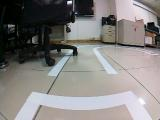
#> input picture 148_cam_image_array_.jpg, 160 x 120 px
$ python -i stop_obstacle.py   (imports and definitions only)
#> lines starting #> are read from the running program, lines starting #| are printed output that depends on the picture; after the words box and inside, x2 and y2 are one past the last pixel; in counts of white or black regions, pixels touching at a corner belong together
#> further down, picture is the input picture: shape (120, 160, 3); mean B, G, R 127, 128.9, 131.7
"""
使用即時影像測試是否能判斷障礙物
"""
import cv2
import numpy as np
import time
from donkeycar.parts.camera import PiCamera

def stop_obstacle(image):
    height, width, _ = image.shape
#> height = 120; width = 160
    top_crop = int(height * 0.3)
#> top_crop = 36
    bottom_crop = int(height * 0.9)
#> bottom_crop = 108
    left_crop = int(width * 0.3)
#> left_crop = 48
    right_crop = int(width * 0.7)
#> right_crop = 112

    # 裁剪圖像
    cropped_image = image[top_crop:bottom_crop, left_crop:right_crop]
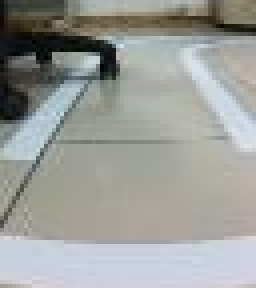
#> cropped_image: shape (72, 64, 3) (shown 4 times larger); mean B, G, R 154.1, 158, 155.8

    gray = cv2.cvtColor(cropped_image, cv2.COLOR_BGR2GRAY)
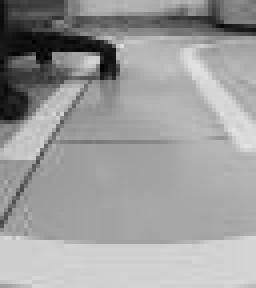
#> gray: shape (72, 64) (shown 4 times larger); min 1, max 228, mean 156.9
    _, binary = cv2.threshold(gray, 127, 255, cv2.THRESH_BINARY)
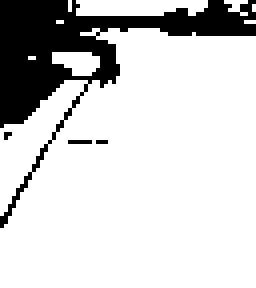
#> binary: shape (72, 64) (shown 4 times larger); 81.6% white; 4 black regions (3 under 20 px), largest, box (x1, y1, x2, y2) and area: (0, 0, 64, 57) 835

    # 反轉二值化圖像
    binary_inv = cv2.bitwise_not(binary)
#> binary_inv: shape (72, 64); 18.4% white; 4 white regions (3 under 20 px)

    # 找出反轉後的輪廓
    contours, hierarchy = cv2.findContours(binary_inv, cv2.RETR_TREE, cv2.CHAIN_APPROX_SIMPLE)
#> contours = 9 contours, 7 with area under 20; largest, box (x1, y1, x2, y2) and area: (0, 0, 64, 57) 763, (12, 12, 26, 20) 68

    # 在裁剪區域上繪製編號
    for i, contour in enumerate(contours):
        # 找到最大的輪廓
        largest_contour = max(contours, key=cv2.contourArea)

        # 計算最大的輪廓的面積
        largest_contour_area = cv2.contourArea(largest_contour)

        print(f"輪廓編號: 1, 輪廓大小: {largest_contour_area}")

        # 繪製最大的輪廓
        cv2.drawContours(cropped_image, [largest_contour], -1, (0, 255, 0), 2)

        # 計算最大的輪廓的中心
        M = cv2.moments(largest_contour)
        if M["m00"] != 0:
            cX = int(M["m10"] / M["m00"])
            cY = int(M["m01"] / M["m00"])
        else:
            cX, cY = 0, 0

        # 繪製編號
        cv2.putText(cropped_image, "1", (cX, cY), cv2.FONT_HERSHEY_SIMPLEX, 0.5, (255, 0, 0), 2)
#> this loop made 9 passes
#> contour on passes 1 to 3: [[24, 35], [26, 35]], [[17, 35], [22, 35]], [[1, 33], [1, 34], [2, 33]]
#| 輪廓編號: 1, 輪廓大小: 763.0
#| 輪廓編號: 1, 輪廓大小: 763.0
#| 輪廓編號: 1, 輪廓大小: 763.0
#| 輪廓編號: 1, 輪廓大小: 763.0
#| 輪廓編號: 1, 輪廓大小: 763.0
#| 輪廓編號: 1, 輪廓大小: 763.0
#| 輪廓編號: 1, 輪廓大小: 763.0
#| 輪廓編號: 1, 輪廓大小: 763.0
#> (further printed lines are left out)
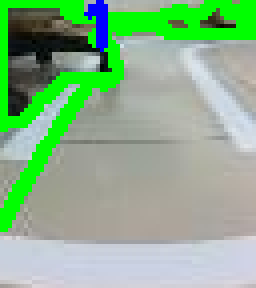
#> cropped_image: shape (72, 64, 3) (shown 4 times larger); 16.17% of pixels changed, all inside (x1, y1, x2, y2) = (0, 0, 64, 58)

    # 在原圖像上顯示裁剪區域的輪廓
    image[top_crop:bottom_crop, left_crop:right_crop] = cropped_image
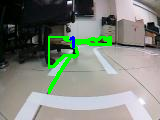
#> image: shape (120, 160, 3); mean B, G, R 123.6, 133.8, 127.4

    return binary, image

    # # 畫出所有輪廓
    # cv2.drawContours(cropped_image, contours, -1, (0, 255, 0), 2)

    # # 在原圖像上顯示裁剪區域的輪廓
    # image[top_crop:bottom_crop, :] = cropped_image

    # return binary, image


    """
    gray = cv2.cvtColor(image, cv2.COLOR_BGR2GRAY)
    (_, binary) = cv2.threshold(gray, 127, 255, cv2.THRESH_BINARY)
    (contours, hierarchy) = cv2.findContours(binary, cv2.RETR_TREE, cv2.CHAIN_APPROX_NONE)

    if len(contours) == 0:
        return False, image

    cnt = contours[0]

    ((x, y), radius) = cv2.minEnclosingCircle(cnt)
    M = cv2.moments(cnt)

    if M["m00"] == 0:
        return False, image

    center = (int(M["m10"] / M["m00"]), int(M["m01"] / M["m00"]))
    cv2.circle(image, (int(x), int(y)), int(radius), (0, 255, 255), 2)
    cv2.circle(image, center, 5, (0, 0, 255), -1)

    stop_sign = False
    return binary, image
    """


def main():
    cam = PiCamera()
    cam.resolution = (160, 120)

    while True:
        image = cam.run()
        # stop_sign, annotated_image = stop_obstacle(image)
        binary, annotated_image = stop_obstacle(image)

        # [4 lines of commented-out code are left out]
        cv2.imshow("binary", binary)
        cv2.imshow("Camera View", annotated_image)
        time.sleep(1)
        if cv2.waitKey(1) & 0xFF == ord('q'):
            break

    cv2.destroyAllWindows()

# [2 lines not run here, left out]

>>> import cv2
>>> picture = cv2.imread('148_cam_image_array_.jpg')
>>> result = stop_obstacle(picture)

$ run again, on 868_cam_image_array_.jpg
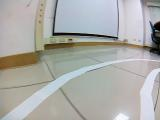
#> input picture 868_cam_image_array_.jpg, 160 x 120 px
#> picture is the input picture: shape (120, 160, 3); mean B, G, R 167.8, 171.6, 171.3
#> in stop_obstacle, `_, binary = cv2.threshold(gray, 127, 255, cv2.THRESH_BINARY)`:
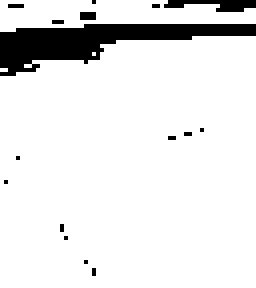
#> binary: shape (72, 64) (shown 4 times larger); 90.3% white; 16 black regions (14 under 20 px), largest, box (x1, y1, x2, y2) and area: (0, 6, 64, 19) 372, (41, 0, 64, 3) 43
#> binary_inv: shape (72, 64); 9.7% white; 16 white regions (14 under 20 px)
#> contours = 18 contours, 17 with area under 20; largest, box (x1, y1, x2, y2) and area: (0, 6, 64, 19) 300
#> the loop in stop_obstacle, `for i, contour in enumerate(contours):` made 18 passes
#> contour on passes 1 to 8: [[23, 67], [23, 68]], [[21, 65]], [[16, 59]], [[15, 56], [15, 57]], [[1, 45]], [[4, 39]], [[42, 34], [43, 34]], [[46, 33], [47, 33]]
#> (printed output is left out)
#> in stop_obstacle, `image[top_crop:bottom_crop, left_crop:right_crop] = cropped_image`:
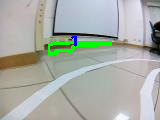
#> image: shape (120, 160, 3); mean B, G, R 166.2, 174.2, 168.3

$ run again, on 1.jpg
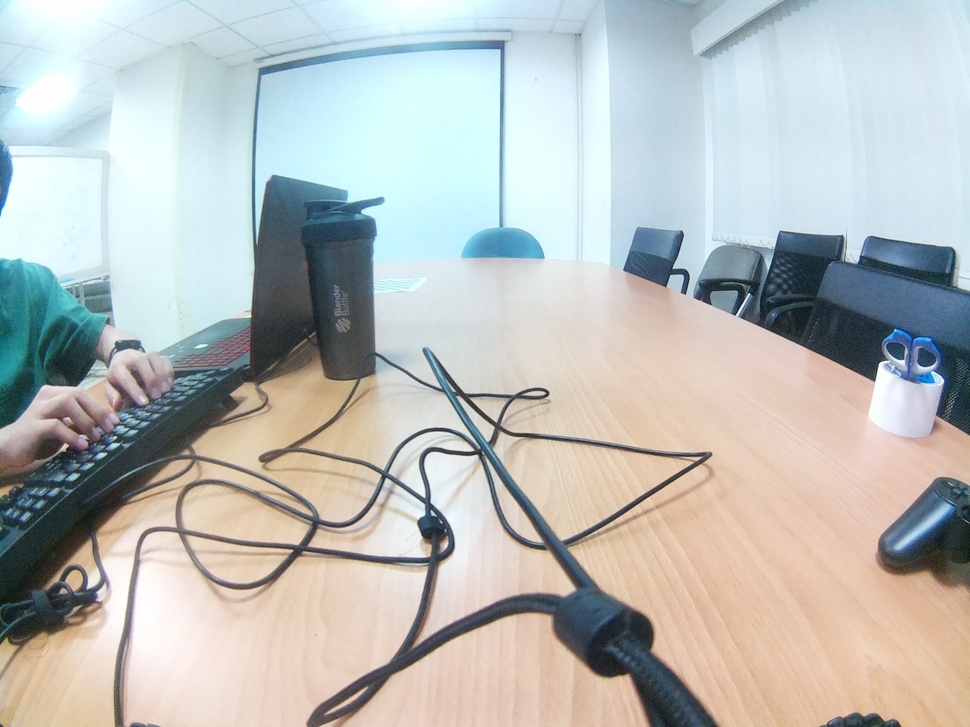
#> input picture 1.jpg, 970 x 727 px, shrunk from 2592 x 1944 before the run
#> picture is the input picture: shape (727, 970, 3); mean B, G, R 186.9, 189.6, 186.4
#> in stop_obstacle, `_, binary = cv2.threshold(gray, 127, 255, cv2.THRESH_BINARY)`:
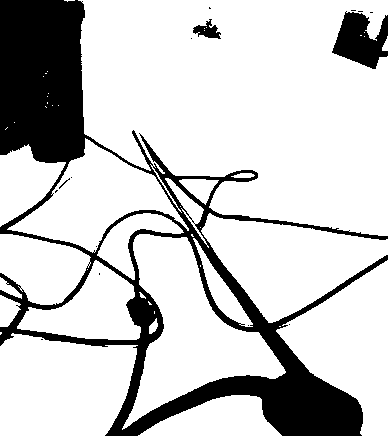
#> binary: shape (436, 388); 79.4% white; 16 black regions (12 under 20 px), largest, box (x1, y1, x2, y2) and area: (0, 0, 388, 436) 32567, (332, 11, 388, 69) 1976, (193, 19, 221, 39) 277, (59, 178, 70, 189) 20
#> binary_inv: shape (436, 388); 20.6% white; 16 white regions (12 under 20 px)
#> contours = 74 contours, 59 with area under 20; largest, box (x1, y1, x2, y2) and area: (0, 0, 388, 436) 62850, (121, 233, 287, 431) 13453, (6, 137, 190, 254) 8676, (16, 259, 142, 341) 5308, (96, 212, 185, 281) 2161
#> the loop in stop_obstacle, `for i, contour in enumerate(contours):` made 74 passes
#> contour on passes 1, 2, 3, 6, 7, 8, 9, 10: [[41, 339], [42, 339]], [[289, 324]], [[191, 38]], [[203, 30], [204, 29], [205, 30], [204, 31]], [[203, 28], [204, 27], [205, 28], [204, 29]], [[205, 27], [206, 26], [207, 27], [206, 28]], [[370, 12], [372, 12]], [[358, 11], [362, 11]]
#> (printed output is left out)
#> after the loop in stop_obstacle, `for i, contour in enumerate(contours):`:
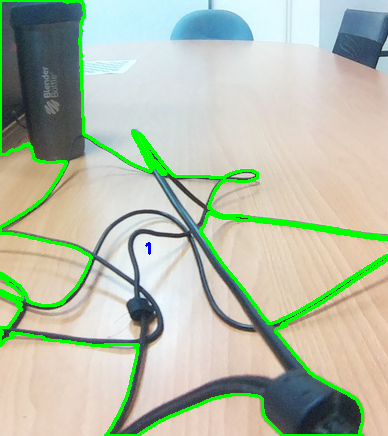
#> cropped_image: shape (436, 388, 3); mean B, G, R 169.5, 189.8, 179.9

$ run again, on test.jpg
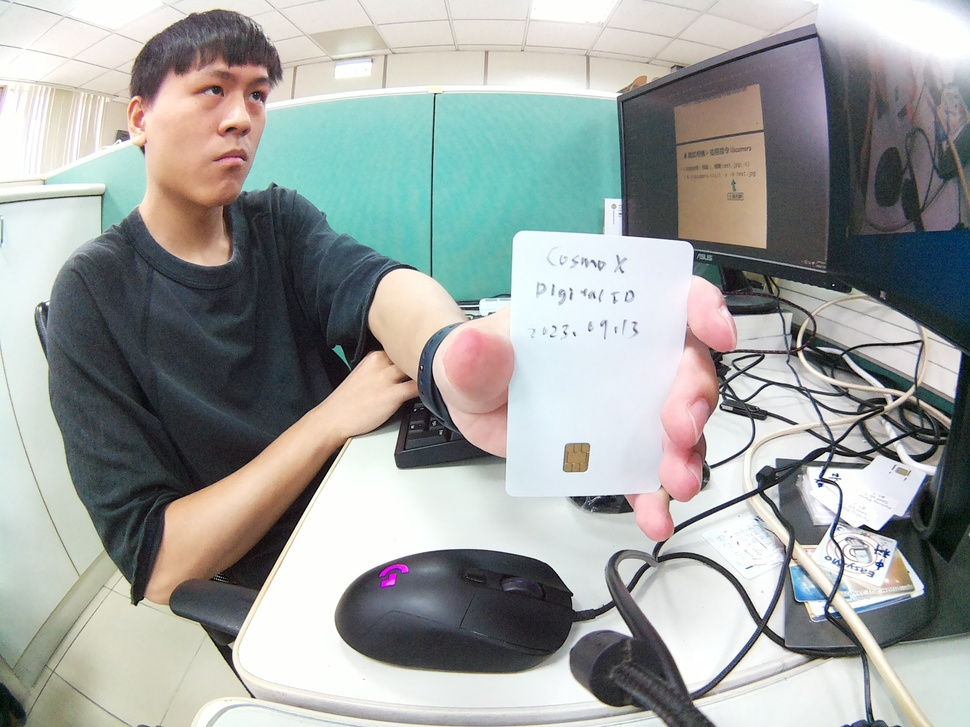
#> input picture test.jpg, 970 x 727 px, shrunk from 2592 x 1944 before the run
#> picture is the input picture: shape (727, 970, 3); mean B, G, R 159.4, 161.9, 157.9
#> in stop_obstacle, `_, binary = cv2.threshold(gray, 127, 255, cv2.THRESH_BINARY)`:
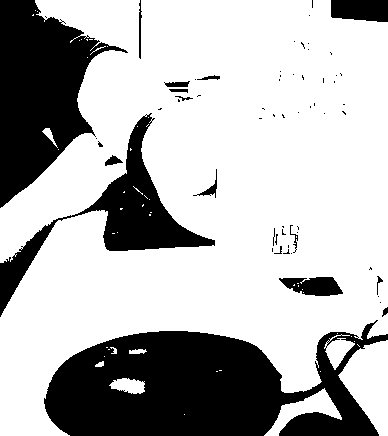
#> binary: shape (436, 388); 70.9% white; 62 black regions (46 under 20 px), largest, box (x1, y1, x2, y2) and area: (44, 320, 388, 436) 25138, (0, 0, 128, 208) 13615, (0, 113, 215, 317) 7620
#> binary_inv: shape (436, 388); 29.1% white; 62 white regions (46 under 20 px)
#> contours = 161 contours, 141 with area under 20; largest, box (x1, y1, x2, y2) and area: (44, 320, 388, 436) 25676, (0, 0, 128, 208) 13469, (0, 113, 215, 317) 7312, (331, 0, 388, 22) 1062, (279, 277, 343, 296) 792
#> the loop in stop_obstacle, `for i, contour in enumerate(contours):` made 161 passes
#> contour on passes 2, 3, 5, 10, 15, 16, 17, 18: [[183, 414], [184, 413], [185, 414], [184, 415]], [[143, 381], [144, 380], [145, 381], [144, 382]], [[319, 371], [320, 370], [321, 371], [320, 372]], [[103, 356], [104, 355], [105, 356], [104, 357]], [[358, 346], [359, 345], [360, 346], [359, 347]], [[357, 345], [358, 344], [359, 345], [358, 346]], [[356, 344], [357, 343], [358, 344], [357, 345]], [[327, 342], [328, 341], [329, 342], [328, 343]]
#> (printed output is left out)
#> after the loop in stop_obstacle, `for i, contour in enumerate(contours):`:
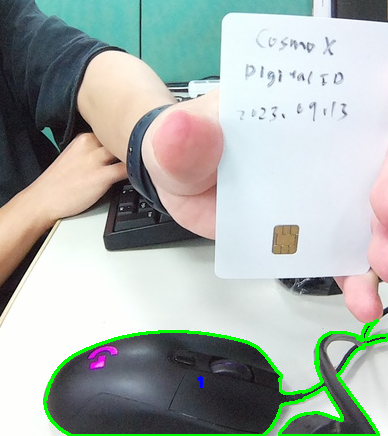
#> cropped_image: shape (436, 388, 3); mean B, G, R 172.6, 177.6, 168.6
